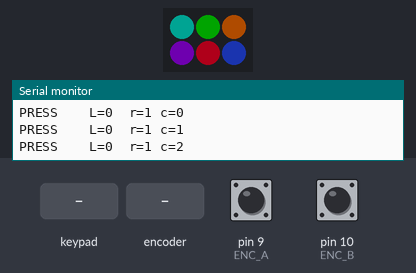
The sketch below on a simulated Arduino Leonardo, built with avr-gcc and run on an emulated ATmega32U4. On the bench: 3×2 RGB LED matrix (first LED top left, wired row by row), the last lines printed to the serial monitor. Wiring (inferred from the names in the program): 2×3 keypad with keys 1 2 3 4 5 6 (labels assumed): rows pin 4, pin 5; columns pin 6, pin 7, pin 8. The test bench sets the inputs (shaded band); at power-on: pin 9 (ENC_A) HIGH, pin 10 (ENC_B) HIGH. Dim RGB values are drawn brighter than linear; USB keyboard and mouse output is not drawn.

Above: at 2.9 s.
3.0 s: key '6' pressed
At 3.4 s:
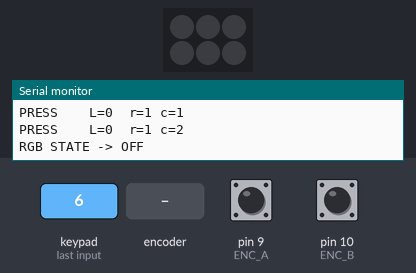
4.6 s: key '6' pressed
At 5.9 s:
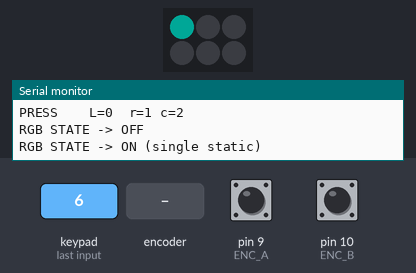
6.2 s: rotary encoder on pin 9 (ENC_A) / pin 10 (ENC_B) turned 3 steps (first pin leading)
At 7.3 s:
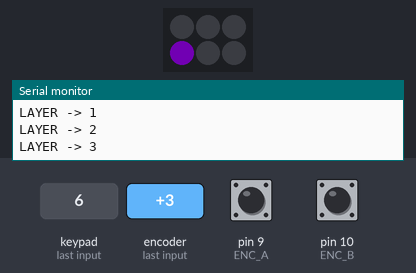
8.3 s: rotary encoder on pin 9 (ENC_A) / pin 10 (ENC_B) turned 3 steps (first pin leading)
At 8.47 s:
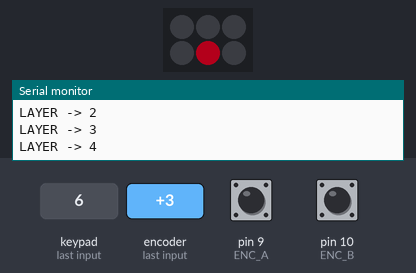
Timing chart, 0 to 11.3 s (numbered marks = the images above; inputs shaded):
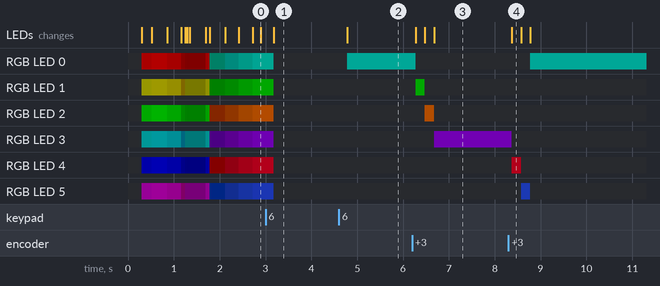

The sketch:

Ohropax_Arduinodroid.ino
```cpp
#include <Arduino.h>
#include <Keyboard.h>
#include <Adafruit_NeoPixel.h>
#include <math.h>

// =====================
// CONFIG (ANPASSEN!)
// =====================
const uint8_t ROWS = 2;
const uint8_t COLS = 3;

// ROW2COL scan: Rows OUTPUT (active HIGH), Cols INPUT (external pull-down)
// Du sagst: ENC-BTN ist Matrix (r=0,c=2) und hängt an A0 -> colPins[2] = A0
const uint8_t rowPins[ROWS] = {4, 5};
const uint8_t colPins[COLS] = {6, 7, 8};   // (0,2)=A0

// Encoder Pins: NICHT 14/15 nehmen, wenn A0/A1 schon Matrix sind (Kollision).
// Nimm echte Digitalpins passend zu deiner Verdrahtung:
const uint8_t ENC_A = 9;   // <--- anpassen
const uint8_t ENC_B = 10;   // <--- anpassen

// Encoder-Button sitzt IN DER MATRIX:
const uint8_t ENC_BTN_R = 0;
const uint8_t ENC_BTN_C = 2;

// Debounce (Matrix)
const uint16_t DEBOUNCE_MS = 25;

// HID an/aus
#define ENABLE_HID 1

// Layer
const uint8_t LAYERS = 6;

// Encoder Detent: oft 4 Steps pro Rastung.
// Wenn er noch springt: 8. Wenn zu träge: 2.
const int8_t ENC_STEPS_PER_DETENT = 4;

// RGB / NeoPixel
const uint8_t LED_PIN   = A3;     // <--- ggf. ändern
const uint8_t LED_COUNT = 6;      // 6 Layer => 6 LEDs
const uint8_t LED_BRIGHTNESS = 60; // 0..255
Adafruit_NeoPixel pixels(LED_COUNT, LED_PIN, NEO_GRB + NEO_KHZ800);

// =====================
// RGB STATE MACHINE
// ENC-BTN cycled: Modus1 -> Modus2 -> AUS -> AN -> repeat
// =====================
enum RgbState : uint8_t {
  RGB_MODE1 = 0,   // Single-LED (Layer) + breathe
  RGB_MODE2 = 1,   // All-LEDs + breathe
  RGB_OFF   = 2,   // alles aus
  RGB_ON    = 3    // Single-LED (Layer) statisch (kein breathe)
};
RgbState rgbState = RGB_MODE1;

// =====================
// STATE
// =====================
bool stableState[ROWS][COLS] = {0};
bool lastReading[ROWS][COLS] = {0};
uint32_t lastChangeMs[ROWS][COLS] = {0};

uint8_t currentLayer = 0;
int8_t encAcc = 0;

// =====================
// KEYMAP
// =====================
#if ENABLE_HID
const uint8_t keymap[LAYERS][ROWS][COLS] = {
  // L0
  { { 'a', 'b', 'c' }, { 'd', 'e', 'f' } },
  // L1
  { { '1', '2', '3' }, { '4', '5', '6' } },
  // L2
  { { KEY_LEFT_ARROW, KEY_UP_ARROW,   KEY_RIGHT_ARROW },
    { KEY_DOWN_ARROW, KEY_RETURN,      KEY_ESC } },
  // L3
  { { KEY_F1, KEY_F2, KEY_F3 }, { KEY_F4, KEY_F5, KEY_F6 } },
  // L4
  { { KEY_HOME, KEY_PAGE_UP, KEY_END },
    { KEY_PAGE_DOWN, KEY_BACKSPACE, KEY_TAB } },
  // L5
  { { '-', '=', '[' },
    { ']', '\\', ' ' } }
};
#endif

// =====================
// RGB HELPERS
// =====================
static inline uint32_t layerColor(uint8_t layer) {
  switch (layer % LAYERS) {
    case 0: return pixels.Color(  0, 180, 160); // türkis
    case 1: return pixels.Color(  0, 180,   0); // grün
    case 2: return pixels.Color(255, 110,   0); // orange
    case 3: return pixels.Color(160,   0, 255); // lila
    case 4: return pixels.Color(255,   0,  40); // pink/rot
    default:return pixels.Color( 40,  80, 255); // blau
  }
}

static inline uint8_t breatheFactor8(uint32_t now) {
  // 0..255, smooth breathing
  float t = (float)now / 380.0f;
  float s = (sinf(t) + 1.0f) * 0.5f;     // 0..1
  uint8_t v = (uint8_t)(30 + s * 225);   // min 30, max 255
  return v;
}

static inline uint32_t scaleColor(uint32_t c, uint8_t scale) {
  uint8_t r = (uint8_t)(c >> 16);
  uint8_t g = (uint8_t)(c >> 8);
  uint8_t b = (uint8_t)(c);
  r = (uint8_t)((uint16_t)r * scale / 255);
  g = (uint8_t)((uint16_t)g * scale / 255);
  b = (uint8_t)((uint16_t)b * scale / 255);
  return pixels.Color(r, g, b);
}

static void printRgbState() {
  Serial.print(F("RGB STATE -> "));
  switch (rgbState) {
    case RGB_MODE1: Serial.println(F("MODE1 (single+breathe)")); break;
    case RGB_MODE2: Serial.println(F("MODE2 (all+breathe)"));    break;
    case RGB_OFF:   Serial.println(F("OFF"));                   break;
    case RGB_ON:    Serial.println(F("ON (single static)"));    break;
  }
}

static inline void nextRgbState() {
  rgbState = (RgbState)((rgbState + 1) & 0x03);
  printRgbState();
}

static void rgbRender() {
  pixels.clear();

  if (rgbState == RGB_OFF) {
    pixels.show();
    return;
  }

  uint8_t br = 255;
  if (rgbState == RGB_MODE1 || rgbState == RGB_MODE2) {
    br = breatheFactor8(millis());
  }

  if (rgbState == RGB_MODE2) {
    for (uint8_t i = 0; i < LED_COUNT; i++) {
      pixels.setPixelColor(i, scaleColor(layerColor(i), br));
    }
  } else {
    uint8_t idx = currentLayer % LED_COUNT;
    pixels.setPixelColor(idx, scaleColor(layerColor(currentLayer), br));
  }

  pixels.show();
}

// =====================
// STARTUP ANIMATION
// =====================
static uint32_t wheel(byte pos) {
  pos = 255 - pos;
  if (pos < 85)  return pixels.Color(255 - pos * 3, 0, pos * 3);
  if (pos < 170) { pos -= 85; return pixels.Color(0, pos * 3, 255 - pos * 3); }
  pos -= 170;    return pixels.Color(pos * 3, 255 - pos * 3, 0);
}

static void startupAnim() {
  // 1) schnell einmal durch
  pixels.clear();
  pixels.show();
  for (uint8_t i = 0; i < LED_COUNT; i++) {
    pixels.clear();
    pixels.setPixelColor(i, pixels.Color(180, 180, 180));
    pixels.show();
    delay(30);
  }

  // 2) alle bunt + 1 puls
  for (uint8_t i = 0; i < LED_COUNT; i++) {
    pixels.setPixelColor(i, wheel((i * 256 / LED_COUNT) & 255));
  }

  for (uint16_t k = 0; k < 170; k++) {
    float s = (sinf((float)k / 26.0f) + 1.0f) * 0.5f;
    uint8_t br = (uint8_t)(20 + s * 235);
    for (uint8_t i = 0; i < LED_COUNT; i++) {
      uint32_t col = wheel((i * 256 / LED_COUNT) & 255);
      pixels.setPixelColor(i, scaleColor(col, br));
    }
    pixels.show();
    delay(8);
  }
}

// =====================
// ENCODER (Gray table)
// =====================
static uint8_t encPrev = 0;
static const int8_t encTable[16] = {
   0, -1, +1,  0,
  +1,  0,  0, -1,
  -1,  0,  0, +1,
   0, +1, -1,  0
};

static inline uint8_t readEncAB() {
  uint8_t a = digitalRead(ENC_A) ? 1 : 0;
  uint8_t b = digitalRead(ENC_B) ? 1 : 0;
  return (a << 1) | b;
}

static void encoderInit() {
  pinMode(ENC_A, INPUT_PULLUP);
  pinMode(ENC_B, INPUT_PULLUP);
  encPrev = readEncAB();
}

static int8_t encoderReadStep() {
  uint8_t curr = readEncAB();
  uint8_t idx  = (encPrev << 2) | curr;
  int8_t step  = encTable[idx];
  if (curr != encPrev) encPrev = curr;
  return step;
}

// =====================
// MATRIX SCAN
// =====================
static void selectRow(uint8_t r) {
  for (uint8_t i = 0; i < ROWS; i++) digitalWrite(rowPins[i], LOW);
  digitalWrite(rowPins[r], HIGH);
  delayMicroseconds(120);
}

static inline bool isEncBtnKey(uint8_t r, uint8_t c) {
  return (r == ENC_BTN_R && c == ENC_BTN_C);
}

static inline void setLayer(uint8_t l) {
  currentLayer = (l % LAYERS);
  Serial.print(F("LAYER -> "));
  Serial.println(currentLayer);
}

void setup() {
  Serial.begin(115200);
  while (!Serial) {}

  for (uint8_t c = 0; c < COLS; c++) pinMode(colPins[c], INPUT);  // external pull-down resistors required
  for (uint8_t r = 0; r < ROWS; r++) {
    pinMode(rowPins[r], OUTPUT);
    digitalWrite(rowPins[r], LOW);
  }

  encoderInit();

#if ENABLE_HID
  Keyboard.begin();
#endif

  pixels.begin();
  pixels.setBrightness(LED_BRIGHTNESS);

  startupAnim();
  rgbRender();

  Serial.println(F("\n--- 2x3 MATRIX + ENCODER ---"));
  Serial.println(F("Encoder drehen: Layer wechseln (1 Rastung = 1 Layer)"));
  Serial.println(F("ENC-Button (Matrix r=0,c=2): RGB cycle MODE1->MODE2->OFF->ON"));
  Serial.print(F("Start Layer: ")); Serial.println(currentLayer);
  printRgbState();
}

void loop() {
  const uint32_t now = millis();

  // ---------------------
  // Encoder: Rastung -> Layer
  // ---------------------
  int8_t step = encoderReadStep();
  if (step != 0) {
    encAcc += step;

    if (encAcc >= ENC_STEPS_PER_DETENT) {
      encAcc = 0;
      setLayer((currentLayer + 1) % LAYERS);
    } else if (encAcc <= -ENC_STEPS_PER_DETENT) {
      encAcc = 0;
      setLayer((currentLayer + LAYERS - 1) % LAYERS);
    }
  }

  // ---------------------
  // Matrix scannen
  // ---------------------
  for (uint8_t r = 0; r < ROWS; r++) {
    selectRow(r);

    for (uint8_t c = 0; c < COLS; c++) {
      bool reading = (digitalRead(colPins[c]) == HIGH);

      if (reading != lastReading[r][c]) {
        lastReading[r][c] = reading;
        lastChangeMs[r][c] = now;
      }

      if ((now - lastChangeMs[r][c]) >= DEBOUNCE_MS) {
        if (stableState[r][c] != reading) {
          stableState[r][c] = reading;

          // ENC Button: RGB state cycle (nur bei PRESS)
          if (isEncBtnKey(r, c)) {
            if (stableState[r][c]) {
              nextRgbState();
              rgbRender(); // sofort sichtbar
            }
            // kein HID senden
          } else {
            // normale Matrix-Tasten
            Serial.print(stableState[r][c] ? F("PRESS  ") : F("RELEASE"));
            Serial.print(F("  L=")); Serial.print(currentLayer);
            Serial.print(F("  r=")); Serial.print(r);
            Serial.print(F(" c=")); Serial.println(c);

#if ENABLE_HID
            uint8_t kc = keymap[currentLayer][r][c];
            if (stableState[r][c]) Keyboard.press(kc);
            else                   Keyboard.release(kc);
#endif
          }
        }
      }

      // Encoder auch im Scan pollen (stabiler)
      step = encoderReadStep();
      if (step != 0) {
        encAcc += step;
        if (encAcc >= ENC_STEPS_PER_DETENT) {
          encAcc = 0;
          setLayer((currentLayer + 1) % LAYERS);
        } else if (encAcc <= -ENC_STEPS_PER_DETENT) {
          encAcc = 0;
          setLayer((currentLayer + LAYERS - 1) % LAYERS);
        }
      }
    }
  }

  // ---------------------
  // RGB breathing kontinuierlich rendern
  // ---------------------
  rgbRender();
}

/*
PIN-KRITIK (damit du nicht wieder Geisterfehler jagst):
- Du willst (r=0,c=2) auf A0 -> colPins[2]=A0 ist korrekt.
- Wenn du vorher ENC_A=14/ENC_B=15 hattest, kollidiert das oft mit A0/A1.
  Darum hier ENC_A=8, ENC_B=9 (musst du so verdrahten).
- Wenn dein Encoder physisch auf A0/A1 hängt, musst du ENTWEDER:
  a) Encoder umverdrahten auf Digitalpins ODER
  b) Matrix-Pin weg von A0.
*/
```

Measured:
- after the input at 3.0 s, the LEDs: change after 0.18 s (image 1)
- after the input at 4.6 s, RGB LED 0: off → RGB(0, 42, 38) after 0.18 s; the LEDs: change after 0.18 s (image 2)
- after the input at 6.2 s, RGB LED 0: RGB(0, 42, 38) → off after 0.08 s; RGB LED 1: off → RGB(0, 42, 0) after 0.08 s, → off 0.20 s later; RGB LED 2: off → RGB(60, 26, 0) after 0.28 s, → off 0.20 s later; RGB LED 3: off → RGB(38, 0, 60) after 0.48 s; the LEDs: first change after 0.08 s (image 3 shows a later state)
- after the input at 8.3 s, RGB LED 0: off → RGB(0, 42, 38) after 0.48 s; RGB LED 3: RGB(38, 0, 60) → off after 0.08 s; RGB LED 4: off → RGB(60, 0, 9) after 0.08 s, → off 0.20 s later; RGB LED 5: off → RGB(9, 19, 60) after 0.28 s, → off 0.20 s later; the LEDs: change after 0.08 s (image 4)
